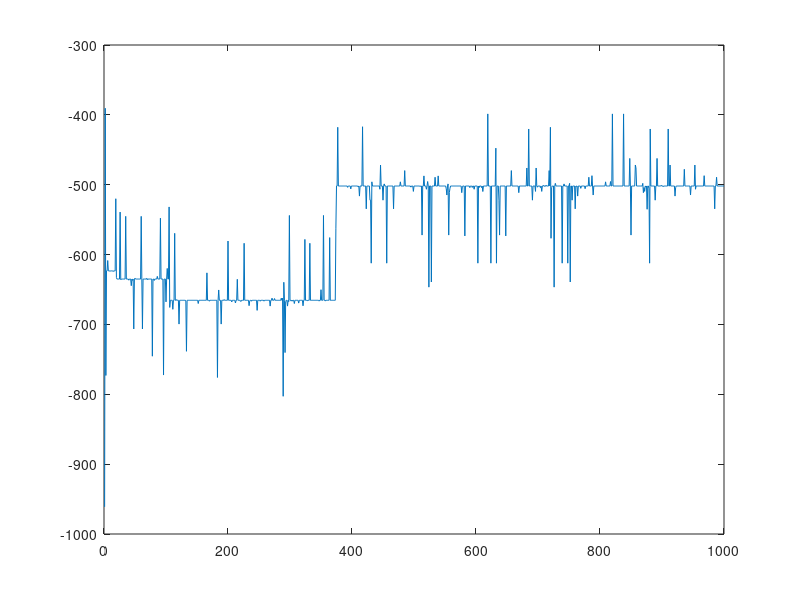

MATLAB code for this plot:
clear all;
close all;
clc;
%% Par?metros
xmin=-50; %l?mite inferior
xmax=50; %l?mite superior
tp=0.2; %tama?o de paso

elementos=(xmax-xmin+1)/tp; %Cantidad de n?meros
nbits=ceil(log2(elementos)); %N?mero de bits

%% Generar la poblaci?n
np=16; %N?mero de pobladores

x1=randi([0 2^nbits-1],np,1); %padres enteros positivos

x1real=(xmax-xmin)*x1/(2^nbits-1)+xmin; 
%Conversi?n de entero a Real
for k=1:1000
    y=-(x1real+10.125).^2+50; %Evaluaci?n
    yprom(k)=mean(y);
    cromosoma=sortrows([y x1 x1real],1);
    % cromosoma=[x1 x1real y];
    % cromosoma=sortrows(cromosoma,size(cromosoma,2))

    %% Selecci?n
    padresbin=de2bi(cromosoma(np/2+1:np,2),nbits);
    %Selecci?n de mejores y conversi?n

    %% Cruzamiento aritm?tico
    for i=1:np/2
        j=i+1;
        if j==np/2+1
            j=1;
        end
        hijo(i,1)=cromosoma(np/2+i,2)+cromosoma(np/2+j,2);
        hijobin(i,:)=de2bi(hijo(i,1),nbits+1);
    end
        hijobin=hijobin(:,1:end-1);

       %% Mutaci?n
       m=rand();
       if m>=.8
           nhijo=randi(np/2);
           bit=randi(nbits);
           if hijobin(nhijo,bit)==1;
               hijobin(nhijo,bit)=0;
           else
               hijobin(nhijo,bit)=1;
           end
       end
       hijoent=bi2de(hijobin); %se pasa de decimal a entero
       hijoreal=(xmax-xmin)*hijoent/(2^nbits-1)+xmin;
       %hijos enteros a reales
       x1=[cromosoma(np/2+1:np,2); hijoent];
       x1real=[cromosoma(np/2+1:np,3); hijoreal];
       clear hijobin
end   
   
plot(yprom)
y=-(x1real+10.125).^2+50;
cromosoma=[y x1 x1real];

[val,ind]=max(y);

disp(['x1= ' num2str(cromosoma(ind,3)) ' y= ' num2str(val)])